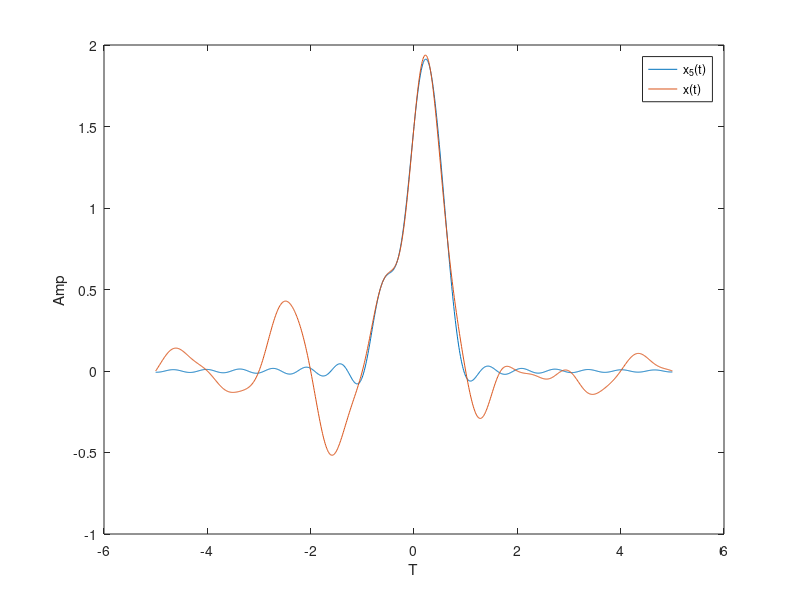

Recreate this plot in MATLAB.
Ts = 9/28;
t = -5:0.01:5;
n = -2:1:2;
nTs = n*Ts;
x = @(t) (3/2 + (3/10)*sin(2*pi*t) + sin(2*pi*t/3) - sin(2*pi*t/10)).*sinc(t);
x5 = x(nTs)*sinc((ones(length(nTs),1)*t-nTs'*ones(1,length(t)))/Ts);
plot(t, x5);
xlabel('T');
ylabel('Amp');
hold;
plot(t, x(t));
legend('x_5(t)', 'x(t)');